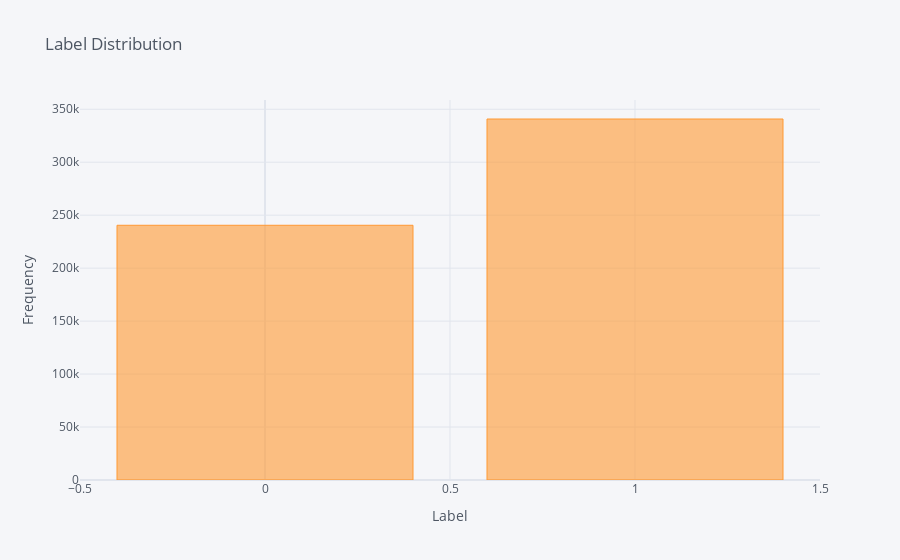

Here is the notebook cell this chart was saved with:
### Code cell
fig = y.value_counts().iplot(kind='bar', title='Label Distribution',xaxis_title='Label', yaxis_title='Frequency')
fig = go.Figure(fig)

py.plot(fig, filename='Label_Distribution', auto_open=False)
# Slightly imbalanced label! A sampler will have to be employed

### Figure 1 — Plotly figure (JSON) as saved in the notebook; plotly's stock layout.template omitted (floating-point values rounded to 4 significant figures)
{"data": [{"marker": {"color": "rgba(255, 153, 51, 0.6)", "line": {"color": "rgba(255, 153, 51, 1.0)", "width": 1}}, "name": "reordered", "orientation": "v", "text": "", "type": "bar", "x": [1, 0], "y": [340774, 240447]}], "layout": {"legend": {"bgcolor": "#F5F6F9", "font": {"color": "#4D5663"}}, "paper_bgcolor": "#F5F6F9", "plot_bgcolor": "#F5F6F9", "title": {"font": {"color": "#4D5663"}, "text": "Label Distribution"}, "xaxis": {"gridcolor": "#E1E5ED", "showgrid": true, "tickfont": {"color": "#4D5663"}, "title": {"font": {"color": "#4D5663"}, "text": "Label"}, "zerolinecolor": "#E1E5ED"}, "yaxis": {"gridcolor": "#E1E5ED", "showgrid": true, "tickfont": {"color": "#4D5663"}, "title": {"font": {"color": "#4D5663"}, "text": "Frequency"}, "zerolinecolor": "#E1E5ED"}}}
